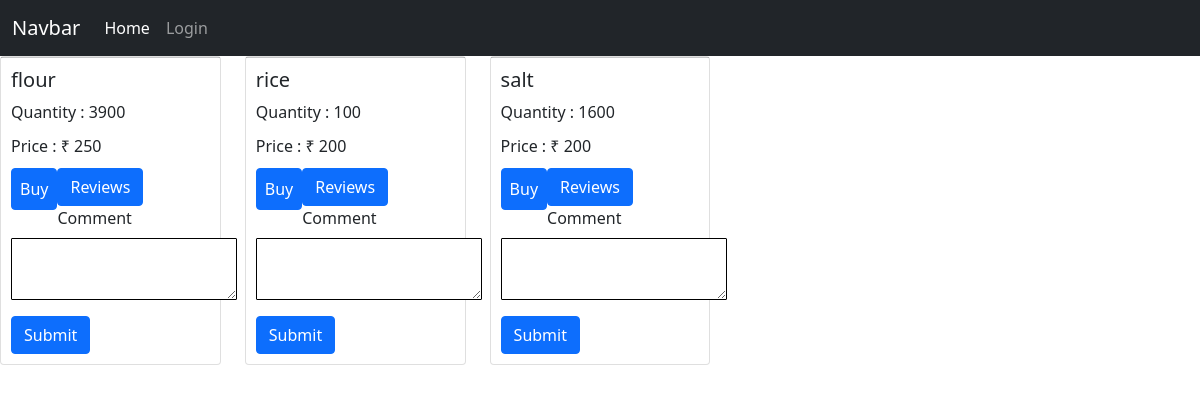
The page /1/enterShop on the database as committed earlier.
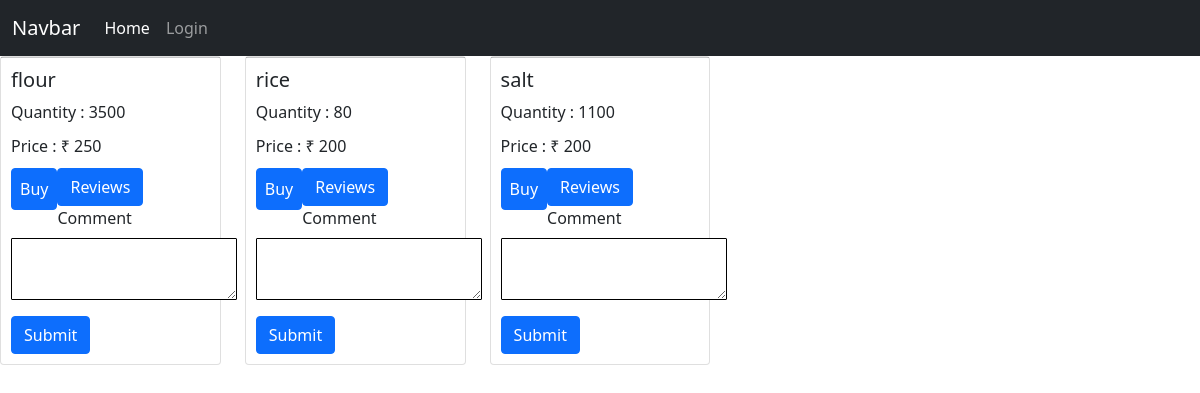
The same page on the database as committed later.
### home/models.py (models this page shows)
class Items(models.Model):
    name = models.CharField(max_length=1000)
    item = models.CharField(max_length=1000)
    quantity = models.IntegerField()
    price = models.IntegerField()

### home/views.py (the view)
# urls.py: path("<int:id>/enterShop", views.enterShop, name="enterShop"),
def enterShop(request, id):
    shop = Shopkeeper.objects.get(id=id)
    items = Items.objects.filter(name=shop.name)
    return render(request, "items.html", {"items": items, "shopId": id})

### templates/items.html (shortened to what this page needs)
{% extends 'base.html' %}
{% block content %}
    <div class="row row-cols-1 row-cols-md-5 g-4">
  {% for item in items %}
  <div class="col">
    <div class="card h-100">
      <hr style="margin: 0px">
      <div class="card-body" style="padding: 10px">
        <h5 class="nameOfItem">{{ item.item }}</h5>
        <p style="margin-bottom: 10px">Quantity : {{ item.quantity }}</p>
        <p style="margin-bottom: 10px">Price : &#x20B9; {{ item.price }}</p>
        <div>
            <button class="btn btn-primary" type="button" data-bs-toggle="offcanvas"
                data-bs-target="#offcanvasRight_{{ item.pk }}" aria-controls="offcanvasRight"
                style="box-shadow: none; padding: 8px; float: left">Buy
            </button>
        </div>
        <a href="/{{shopId}}/{{item.id}}/itemReviews" class="btn btn-primary">Reviews</a>
        <form action="/{{shopId}}/{{item.id}}/submitReviews" method="post">
            <div class="mb-3"">
                        <label for=" comment" class="form-label">Comment</label>
                <textarea class="form-control" style="width: fit-content; border: 1px solid black; border-radius: 1px;" id="comment"
                    name="comment"></textarea>
            </div>
            <button type="submit" class="btn btn-primary">Submit</button>
        </form>
        </div>
    </div>
  </div>
  {%endfor%}
    </div>
{% endblock content %}

Rows that differ between the two databases and show on the page:
changed Items "flour": quantity "3900" → "3500"
changed Items "rice": quantity "100" → "80"
changed Items "salt": quantity "1600" → "1100"
